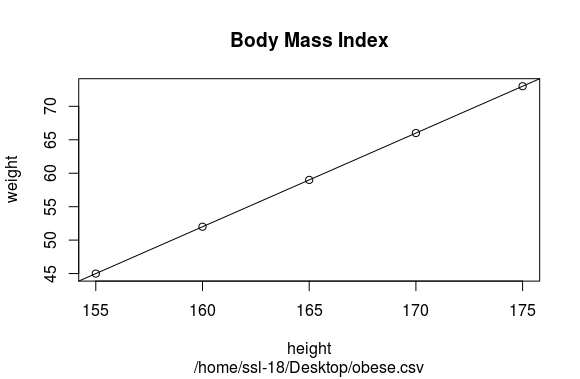

Reproduce this figure in R.
height <- c(160 ,   165  ,  175  ,  170 ,   155)
weight <- c(52 ,   59  ,  73  ,  66  ,  45)



plot(height,weight,
       main="Body Mass Index",
       sub="/home/ssl-18/Desktop/obese.csv")
cor(height,weight)
fit <- lm(height~weight)
fit
attributes(fit)
abline(fit) 
